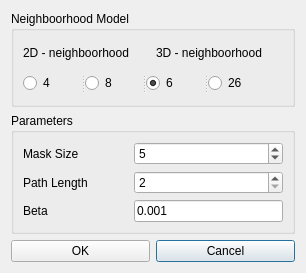
<?xml version="1.0" encoding="UTF-8"?>
<ui version="4.0">
 <class>dlg_DPSV_filter</class>
 <widget class="QDialog" name="dlg_DPSV_filter">
  <property name="geometry">
   <rect>
    <x>0</x>
    <y>0</y>
    <width>306</width>
    <height>273</height>
   </rect>
  </property>
  <property name="windowTitle">
   <string>Dialog</string>
  </property>
  <layout class="QGridLayout" name="gridLayout_3">
   <item row="0" column="0">
    <widget class="QGroupBox" name="groupBox">
     <property name="title">
      <string>Neighboorhood Model</string>
     </property>
     <layout class="QGridLayout" name="gridLayout_4">
      <item row="0" column="0">
       <widget class="QLabel" name="label">
        <property name="text">
         <string>2D - neighboorhood</string>
        </property>
       </widget>
      </item>
      <item row="0" column="1">
       <widget class="QLabel" name="label_2">
        <property name="text">
         <string>3D - neighboorhood</string>
        </property>
       </widget>
      </item>
      <item row="1" column="0" colspan="2">
       <widget class="QSplitter" name="splitter">
        <property name="orientation">
         <enum>Qt::Horizontal</enum>
        </property>
        <widget class="QRadioButton" name="m_pNeighb4">
         <property name="text">
          <string>4</string>
         </property>
         <attribute name="buttonGroup">
          <string>m_pButtonGroup</string>
         </attribute>
        </widget>
        <widget class="QRadioButton" name="m_pNeighb8">
         <property name="text">
          <string>8</string>
         </property>
         <attribute name="buttonGroup">
          <string>m_pButtonGroup</string>
         </attribute>
        </widget>
        <widget class="QRadioButton" name="m_pNeighb6">
         <property name="text">
          <string>6</string>
         </property>
         <property name="checked">
          <bool>true</bool>
         </property>
         <attribute name="buttonGroup">
          <string>m_pButtonGroup</string>
         </attribute>
        </widget>
        <widget class="QRadioButton" name="m_pNeighb26">
         <property name="autoFillBackground">
          <bool>false</bool>
         </property>
         <property name="text">
          <string>26 </string>
         </property>
         <property name="checked">
          <bool>false</bool>
         </property>
         <attribute name="buttonGroup">
          <string>m_pButtonGroup</string>
         </attribute>
        </widget>
       </widget>
      </item>
     </layout>
    </widget>
   </item>
   <item row="1" column="0">
    <widget class="QGroupBox" name="groupBox_2">
     <property name="title">
      <string>Parameters</string>
     </property>
     <layout class="QGridLayout" name="gridLayout_2">
      <item row="0" column="0">
       <layout class="QGridLayout" name="gridLayout">
        <item row="0" column="0">
         <widget class="QLabel" name="label_3">
          <property name="text">
           <string>Mask Size</string>
          </property>
         </widget>
        </item>
        <item row="0" column="1">
         <widget class="QSpinBox" name="m_pMaskSize">
          <property name="minimum">
           <number>3</number>
          </property>
          <property name="maximum">
           <number>20</number>
          </property>
          <property name="singleStep">
           <number>2</number>
          </property>
          <property name="value">
           <number>5</number>
          </property>
         </widget>
        </item>
        <item row="1" column="0">
         <widget class="QLabel" name="label_4">
          <property name="text">
           <string>Path Length            </string>
          </property>
         </widget>
        </item>
        <item row="1" column="1">
         <widget class="QSpinBox" name="m_pPathLength">
          <property name="minimum">
           <number>2</number>
          </property>
          <property name="maximum">
           <number>11</number>
          </property>
         </widget>
        </item>
        <item row="2" column="0">
         <widget class="QLabel" name="label_6">
          <property name="text">
           <string>Beta</string>
          </property>
         </widget>
        </item>
        <item row="2" column="1">
         <widget class="QLineEdit" name="m_pBeta">
          <property name="text">
           <string>0.001</string>
          </property>
         </widget>
        </item>
       </layout>
      </item>
     </layout>
    </widget>
   </item>
   <item row="2" column="0">
    <layout class="QHBoxLayout">
     <item>
      <layout class="QHBoxLayout" name="_2">
       <item>
        <widget class="QPushButton" name="m_pOKButton">
         <property name="text">
          <string>OK</string>
         </property>
         <property name="default">
          <bool>false</bool>
         </property>
        </widget>
       </item>
       <item>
        <widget class="QPushButton" name="m_pCancel">
         <property name="text">
          <string>Cancel</string>
         </property>
         <property name="default">
          <bool>true</bool>
         </property>
        </widget>
       </item>
      </layout>
     </item>
    </layout>
   </item>
  </layout>
 </widget>
 <resources/>
 <connections/>
 <buttongroups>
  <buttongroup name="m_pButtonGroup"/>
 </buttongroups>
</ui>
